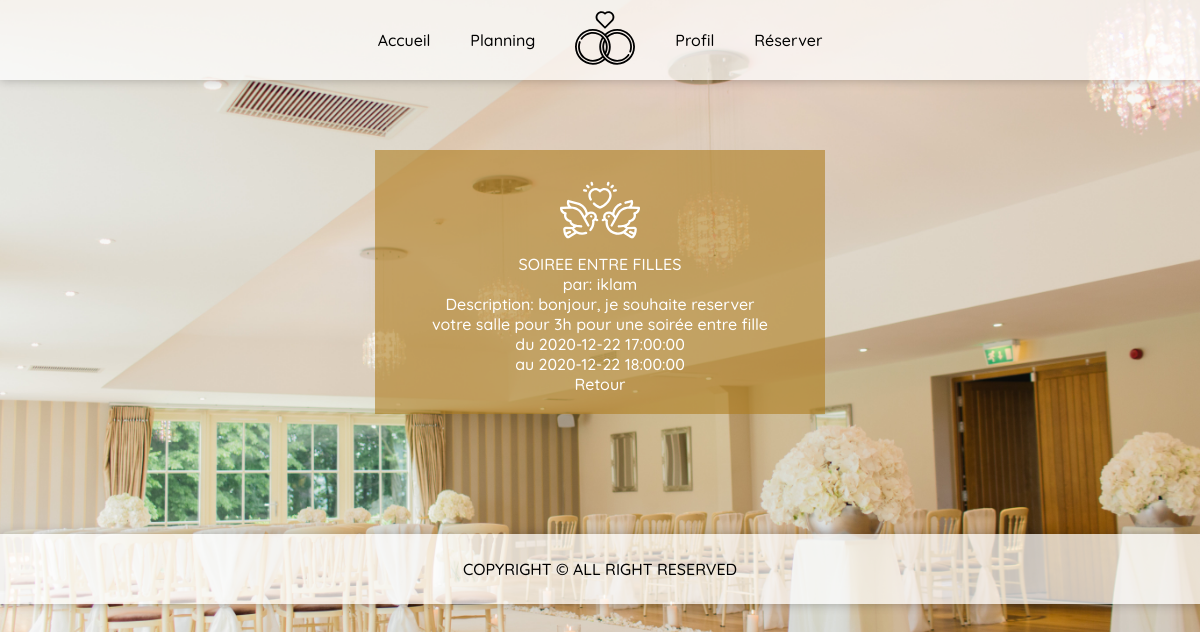
The app's page /pages/reservation.php?id=116 (signed in) with its own data.
### tables this page shows
CREATE TABLE `reservations` (
  `id` int(11) NOT NULL,
  `titre` varchar(255) NOT NULL,
  `description` text NOT NULL,
  `debut` datetime NOT NULL,
  `fin` datetime NOT NULL,
  `id_utilisateur` int(11) NOT NULL
);

CREATE TABLE `utilisateurs` (
  `id` int(11) NOT NULL,
  `login` varchar(255) NOT NULL,
  `password` varchar(255) NOT NULL
);

### pages/reservation.php (the view, shortened to what this page needs)
<?php
    include("db.php");
    $id_resa = $_GET['id'];
    $infoResa = $conn->prepare("SELECT * FROM reservations WHERE id = '$id_resa' ");
    $infoResa->execute();
    $infoResa = $infoResa->fetch(PDO::FETCH_ASSOC);
    $id_utilisateur = $infoResa['id_utilisateur'];
    $loginInfo = $conn->prepare("SELECT * FROM utilisateurs WHERE id = '$id_utilisateur' ");
    $loginInfo->execute();
    $loginInfo = $loginInfo->fetch(PDO::FETCH_ASSOC);
    $loginInfo = $loginInfo['login'];
?>
<!DOCTYPE html>
<html lang="fr">
<head>
    <link rel="stylesheet" href="../issets/css/styles.css">
</head>
<body>
    <header class="m_header">
        <nav>
            <a href="../index">Accueil</a>
            <a href="planning.php">Planning</a>
            <div>
                <u><img class="img1" src="../issets/images/wedding-ring.svg" alt="logo"></u>
            </div>
            <a href="profil.php">Profil</a>
            <a href="reservation-form.php">Réserver</a>
        </nav>
    </header>
    <main class="infoResa">
        <section>
           <?php
                echo "<div>";
                echo "<img class='img3' src='../issets/images/dove.svg' alt='logo'><br>";
                echo $infoResa['titre']."<br>";
                echo "par: $loginInfo<br>";
                echo "Description: ".$infoResa['description']."<br>";
                echo "du ". $infoResa['debut']."<br>";
                echo "au ". $infoResa['fin']."<br>";
                echo "<a href='planning.php'>Retour</a>";
                echo "</div>";
            ?>
        </section>
    </main>
    <footer>
        <p>COPYRIGHT © ALL RIGHT RESERVED</p>
    </footer>
</body>
</html>

### issets/css/styles.css (style rules this page uses)
* { margin: 0; padding: 0; }
a { text-decoration: none; color: inherit; }
body { background-image: url("../images/background.jpg"); font-family: 'Quicksand', sans-serif; background-repeat: no-repeat; background-attachment: fixed; background-position: center; background-size: cover; font-weight: 500; }
.m_header { box-shadow: 0px 0px 10px 0px #00000040; background-color: #ffffffb9; padding: 10px 0; }
.m_header nav { justify-content: center; align-items: center; display: flex; height: 60px; }
.m_header nav div { margin: 0 20px; width: 60px; }
.m_header div .img1 { height: 60px; width: 60px; }
.m_header a { margin: 0 20px; transition: 0.5s; }
footer { margin-top: 100px; height: 70px; box-shadow: 0px 0px 10px 0px #00000040; background-color: #ffffffb9; display: flex; align-items: center; justify-content: center; }
.infoResa section { margin-top: 50px; display: flex; flex-direction: column; align-items: center; }
.infoResa section div { background-color: #af7c1d98; color: white; text-align: center; padding: 20px 50px; width: 350px; margin: 20px; }
.infoResa section div .img3 { width: 80px; }

### records on screen
reservations: titre "SOIREE ENTRE FILLES", description "bonjour, je souhaite reserver votre salle pour 3h pour une soirée entre fille", debut "2020-12-22 17:00:00", fin "2020-12-22 18:00:00"
utilisateurs: login "iklam"
